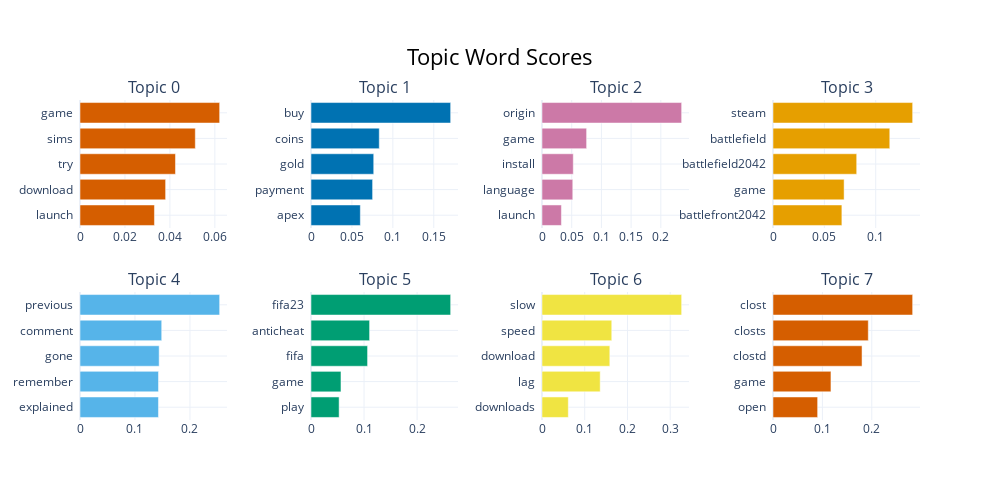

The code cell stored with this chart in its notebook:
### Code cell
topic_model.visualize_barchart()

### Figure 1 — Plotly figure (JSON) as saved in the notebook; plotly's stock layout.template omitted (floating-point values rounded to 4 significant figures)
{"data": [{"marker": {"color": "#D55E00"}, "orientation": "h", "type": "bar", "x": [0.03312, 0.03809, 0.04247, 0.0513, 0.06213], "xaxis": "x", "y": ["launch  ", "download  ", "try  ", "sims  ", "game  "], "yaxis": "y"}, {"marker": {"color": "#0072B2"}, "orientation": "h", "type": "bar", "x": [0.06027, 0.07525, 0.07662, 0.08339, 0.1706], "xaxis": "x2", "y": ["apex  ", "payment  ", "gold  ", "coins  ", "buy  "], "yaxis": "y2"}, {"marker": {"color": "#CC79A7"}, "orientation": "h", "type": "bar", "x": [0.03266, 0.0518, 0.05265, 0.07507, 0.235], "xaxis": "x3", "y": ["launch  ", "language  ", "install  ", "game  ", "origin  "], "yaxis": "y3"}, {"marker": {"color": "#E69F00"}, "orientation": "h", "type": "bar", "x": [0.06705, 0.06922, 0.08148, 0.1137, 0.1359], "xaxis": "x4", "y": ["battlefront2042  ", "game  ", "battlefield2042  ", "battlefield  ", "steam  "], "yaxis": "y4"}, {"marker": {"color": "#56B4E9"}, "orientation": "h", "type": "bar", "x": [0.1427, 0.1428, 0.144, 0.1486, 0.254], "xaxis": "x5", "y": ["explained  ", "remember  ", "gone  ", "comment  ", "previous  "], "yaxis": "y5"}, {"marker": {"color": "#009E73"}, "orientation": "h", "type": "bar", "x": [0.05299, 0.05649, 0.1066, 0.1104, 0.2632], "xaxis": "x6", "y": ["play  ", "game  ", "fifa  ", "anticheat  ", "fifa23  "], "yaxis": "y6"}, {"marker": {"color": "#F0E442"}, "orientation": "h", "type": "bar", "x": [0.06155, 0.1362, 0.1587, 0.1632, 0.3268], "xaxis": "x7", "y": ["downloads  ", "lag  ", "download  ", "speed  ", "slow  "], "yaxis": "y7"}, {"marker": {"color": "#D55E00"}, "orientation": "h", "type": "bar", "x": [0.09037, 0.1173, 0.1803, 0.1929, 0.2827], "xaxis": "x8", "y": ["open  ", "game  ", "clostd  ", "closts  ", "clost  "], "yaxis": "y8"}], "layout": {"annotations": [{"font": {"size": 16}, "showarrow": false, "text": "Topic 0", "x": 0.0875, "xanchor": "center", "xref": "paper", "y": 1, "yanchor": "bottom", "yref": "paper"}, {"font": {"size": 16}, "showarrow": false, "text": "Topic 1", "x": 0.3625, "xanchor": "center", "xref": "paper", "y": 1, "yanchor": "bottom", "yref": "paper"}, {"font": {"size": 16}, "showarrow": false, "text": "Topic 2", "x": 0.6375, "xanchor": "center", "xref": "paper", "y": 1, "yanchor": "bottom", "yref": "paper"}, {"font": {"size": 16}, "showarrow": false, "text": "Topic 3", "x": 0.9125, "xanchor": "center", "xref": "paper", "y": 1, "yanchor": "bottom", "yref": "paper"}, {"font": {"size": 16}, "showarrow": false, "text": "Topic 4", "x": 0.0875, "xanchor": "center", "xref": "paper", "y": 0.4, "yanchor": "bottom", "yref": "paper"}, {"font": {"size": 16}, "showarrow": false, "text": "Topic 5", "x": 0.3625, "xanchor": "center", "xref": "paper", "y": 0.4, "yanchor": "bottom", "yref": "paper"}, {"font": {"size": 16}, "showarrow": false, "text": "Topic 6", "x": 0.6375, "xanchor": "center", "xref": "paper", "y": 0.4, "yanchor": "bottom", "yref": "paper"}, {"font": {"size": 16}, "showarrow": false, "text": "Topic 7", "x": 0.9125, "xanchor": "center", "xref": "paper", "y": 0.4, "yanchor": "bottom", "yref": "paper"}], "height": 500, "hoverlabel": {"bgcolor": "white", "font": {"family": "Rockwell", "size": 16}}, "showlegend": false, "title": {"font": {"color": "Black", "size": 22}, "text": "Topic Word Scores", "x": 0.5, "xanchor": "center", "yanchor": "top"}, "width": 1000, "xaxis": {"anchor": "y", "domain": [0, 0.175], "showgrid": true}, "xaxis2": {"anchor": "y2", "domain": [0.275, 0.45], "showgrid": true}, "xaxis3": {"anchor": "y3", "domain": [0.55, 0.725], "showgrid": true}, "xaxis4": {"anchor": "y4", "domain": [0.825, 1], "showgrid": true}, "xaxis5": {"anchor": "y5", "domain": [0, 0.175], "showgrid": true}, "xaxis6": {"anchor": "y6", "domain": [0.275, 0.45], "showgrid": true}, "xaxis7": {"anchor": "y7", "domain": [0.55, 0.725], "showgrid": true}, "xaxis8": {"anchor": "y8", "domain": [0.825, 1], "showgrid": true}, "yaxis": {"anchor": "x", "domain": [0.6, 1], "showgrid": true}, "yaxis2": {"anchor": "x2", "domain": [0.6, 1], "showgrid": true}, "yaxis3": {"anchor": "x3", "domain": [0.6, 1], "showgrid": true}, "yaxis4": {"anchor": "x4", "domain": [0.6, 1], "showgrid": true}, "yaxis5": {"anchor": "x5", "domain": [0, 0.4], "showgrid": true}, "yaxis6": {"anchor": "x6", "domain": [0, 0.4], "showgrid": true}, "yaxis7": {"anchor": "x7", "domain": [0, 0.4], "showgrid": true}, "yaxis8": {"anchor": "x8", "domain": [0, 0.4], "showgrid": true}}}
